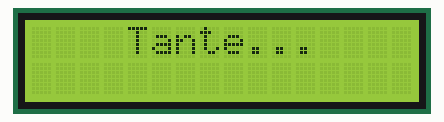
A sketch run on a simulated Arduino Uno, built with avr-gcc and run on an emulated ATmega328P. Parts: 16×2 character LCD.

Above: at 0.9 s.
At 3.6 s:
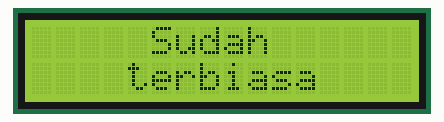
At 10.4 s:
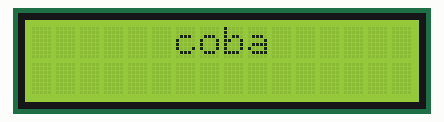
At 13.3 s:
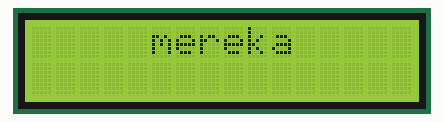
At 15.3 s:
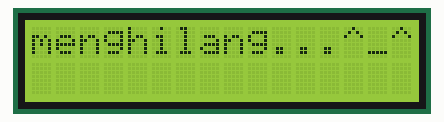
At 29.4 s:
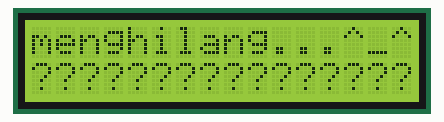

The sketch:

lirik-lagu-tante.ino
```cpp
#include <Wire.h>
#include <LiquidCrystal_I2C.h>

LiquidCrystal_I2C lcd(0x27, 16, 2);

struct TeksBeat {
  String atas;
  String bawah;
  int delayKata1;
  int delayKata2;
};

TeksBeat data[] = {
  {"","",800,0},
  {"Tante...", "", 2100, 0},
  {"Sudah", "terbiasa", 600, 1100},
  {"terjadi", "tante...", 800, 1000},
  {"teman", "datang", 700, 400},
  {"ketika", "lagi", 800, 400},
  {"butuh", "saja...", 500, 1000},
  {"coba", "kalau", 1100, 400},
  {"lagi", "susah...", 500, 900},
  {"mereka", "semua", 1600, 300},
  {"menghilang...^_^", "last", 1700, 200}
};

const int JUMLAH_INDEX = sizeof(data) / sizeof(data[0]);

void setup() {
  lcd.begin(16, 2);
  lcd.backlight();
}

void loop() {
  for (int i = 0; i < JUMLAH_INDEX; i++) {
    lcd.clear();

    // Tampilkan baris atas
    int posAtas = (16 - data[i].atas.length()) / 2;
    lcd.setCursor(posAtas, 0);
    lcd.print(data[i].atas);
    delay(data[i].delayKata1);

    // Khusus index terakhir -> running text di baris 1
    if (i == JUMLAH_INDEX - 1 && data[i].bawah == "last") {
      String scrollText = "Apakah spek standar seperti ini yang para pemirsa inginkan?";
      for (int j = 0; j <= scrollText.length(); j++) {
        String window = scrollText.substring(j, j + 16);
        lcd.setCursor(0, 1);
        lcd.print(window);

        delay(200);
      }
    } else {
      // Tampilkan baris bawah jika ada
      if (data[i].bawah != "") {
        int posBawah = (16 - data[i].bawah.length()) / 2;
        lcd.setCursor(posBawah, 1);
        lcd.print(data[i].bawah);
      }
      delay(data[i].delayKata2);
    }
  }

  delay(3000); // jeda sebelum ulang
}
```

Measured:
- what the display in image 0 shows lasts 2.1 s, from 0.9 s to 3.0 s
- what the display in image 1 shows lasts 1.1 s, from 3.6 s to 4.7 s
- what the display in image 3 shows lasts 1.6 s, from 13.3 s to 14.9 s
- what the display in image 4 shows lasts 1.7 s, from 15.2 s to 16.9 s
- what the display in image 5 shows lasts 3.4 s, from 29.3 s to 32.7 s
